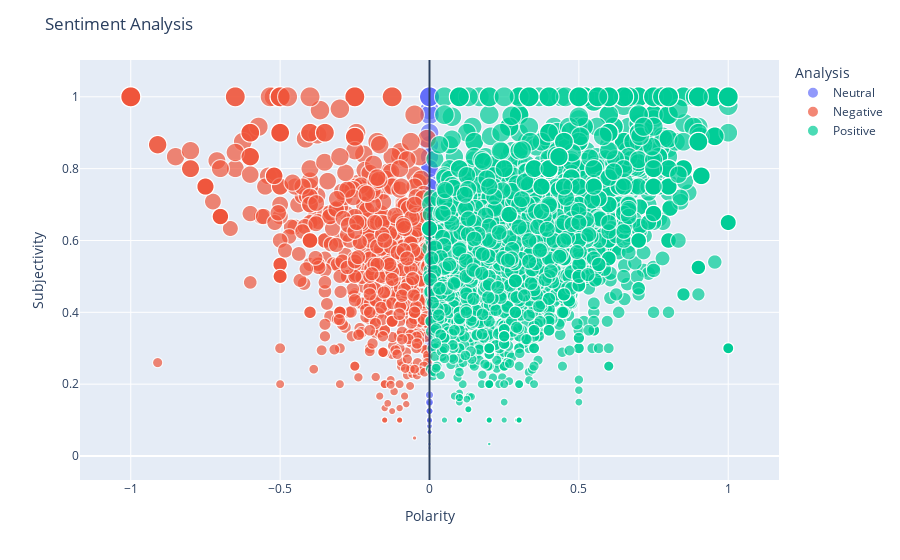

The notebook cell this image was saved under:
### Code cell
# plot the polarity and subjectivity
fig = px.scatter(reviews_text_rating, 
                 x='Polarity', 
                 y='Subjectivity', 
                 color = 'Analysis',
                 size='Subjectivity')

#add a vertical line at x=0 for Netural Reviews
fig.update_layout(title='Sentiment Analysis',
                  shapes=[dict(type= 'line',
                               yref= 'paper', y0= 0, y1= 1, 
                               xref= 'x', x0= 0, x1= 0)])
fig.show()

### Figure 1 — Plotly figure (JSON) as saved in the notebook; plotly's stock layout.template omitted (floating-point values rounded to 4 significant figures; data arrays with more than 128 entries replaced by an {"elided": "..."} marker saying what was removed)
{"data": [{"hovertemplate": "Analysis=Neutral<br>Polarity=%{x}<br>Subjectivity=%{marker.size}<extra></extra>", "legendgroup": "Neutral", "marker": {"color": "#636efa", "size": {"elided": "621 float values"}, "sizemode": "area", "sizeref": 0.0025, "symbol": "circle"}, "mode": "markers", "name": "Neutral", "showlegend": true, "type": "scattergl", "x": {"elided": "621 int values"}, "xaxis": "x", "y": {"elided": "621 float values"}, "yaxis": "y"}, {"hovertemplate": "Analysis=Negative<br>Polarity=%{x}<br>Subjectivity=%{marker.size}<extra></extra>", "legendgroup": "Negative", "marker": {"color": "#EF553B", "size": {"elided": "712 float values"}, "sizemode": "area", "sizeref": 0.0025, "symbol": "circle"}, "mode": "markers", "name": "Negative", "showlegend": true, "type": "scattergl", "x": {"elided": "712 float values"}, "xaxis": "x", "y": {"elided": "712 float values"}, "yaxis": "y"}, {"hovertemplate": "Analysis=Positive<br>Polarity=%{x}<br>Subjectivity=%{marker.size}<extra></extra>", "legendgroup": "Positive", "marker": {"color": "#00cc96", "size": {"elided": "4058 float values"}, "sizemode": "area", "sizeref": 0.0025, "symbol": "circle"}, "mode": "markers", "name": "Positive", "showlegend": true, "type": "scattergl", "x": {"elided": "4058 float values"}, "xaxis": "x", "y": {"elided": "4058 float values"}, "yaxis": "y"}], "layout": {"legend": {"itemsizing": "constant", "title": {"text": "Analysis"}, "tracegroupgap": 0}, "margin": {"t": 60}, "shapes": [{"type": "line", "x0": 0, "x1": 0, "xref": "x", "y0": 0, "y1": 1, "yref": "paper"}], "title": {"text": "Sentiment Analysis"}, "xaxis": {"anchor": "y", "domain": [0, 1], "title": {"text": "Polarity"}}, "yaxis": {"anchor": "x", "domain": [0, 1], "title": {"text": "Subjectivity"}}}}
